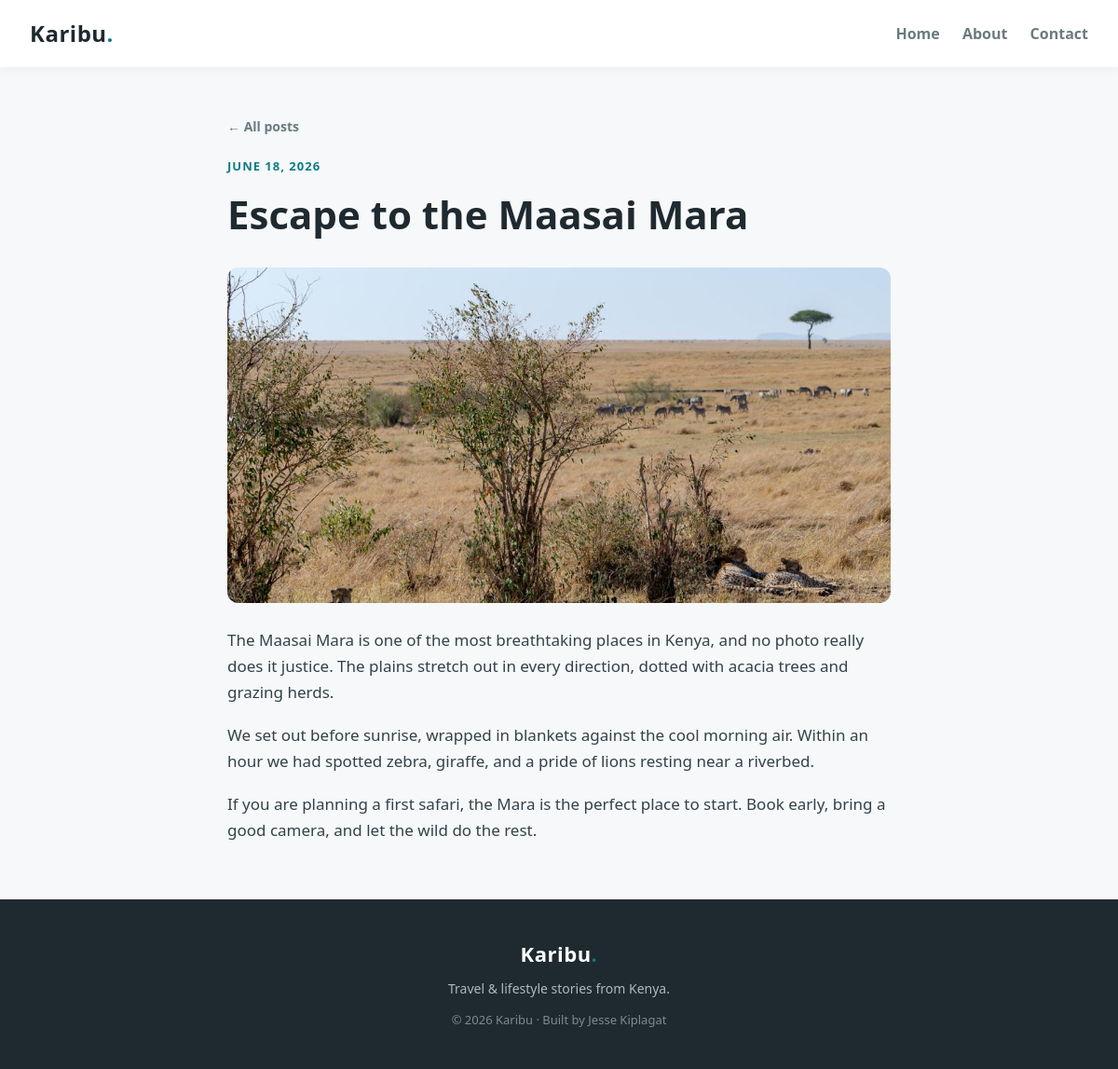
The page /post.php?id=1 on the database its author committed.
### tables this page shows
CREATE TABLE IF NOT EXISTS posts (
  id INT AUTO_INCREMENT PRIMARY KEY,
  title VARCHAR(200) NOT NULL,
  slug VARCHAR(220) NOT NULL,
  excerpt VARCHAR(300) NOT NULL,
  body TEXT NOT NULL,
  image VARCHAR(120) NOT NULL,
  created_at DATETIME NOT NULL DEFAULT CURRENT_TIMESTAMP
);

### post.php (the view, shortened to what this page needs)
<?php
require __DIR__ . '/includes/db.php';
require __DIR__ . '/includes/functions.php';
$id = isset($_GET['id']) ? (int) $_GET['id'] : 0;
$stmt = $pdo->prepare('SELECT * FROM posts WHERE id = ?');
$stmt->execute([$id]);
$post = $stmt->fetch();
require __DIR__ . '/includes/header.php';
?>
  <article class="single">
    <a class="back" href="index.php">← All posts</a>
    <span class="date"><?= date('F j, Y', strtotime($post['created_at'])) ?></span>
    <h1><?= htmlspecialchars($post['title']) ?></h1>
    <img src="images/<?= htmlspecialchars($post['image']) ?>" alt="<?= htmlspecialchars($post['title']) ?>">
    <div class="content"><?= render_paragraphs($post['body']) ?></div>
  </article>
<?php require __DIR__ . '/includes/footer.php'; ?>

### includes/functions.php (shortened to what this page needs)
<?php
function render_paragraphs($text)
{
    $blocks = preg_split('/\n\s*\n/', trim($text));
    $html = '';
    foreach ($blocks as $block) {
        $block = trim($block);
        $html .= '<p>' . nl2br(htmlspecialchars($block)) . '</p>';
    }
    return $html;
}

### style.css (style rules this page uses)
:root { --accent: #0e7c86; --accent-dark: #0a5c63; --ink: #1f2a30; --muted: #6b7a82; --bg: #f6f8f9; }
* { margin: 0; padding: 0; box-sizing: border-box; }
body { font-family: 'Segoe UI', system-ui, Tahoma, sans-serif; color: var(--ink); background: var(--bg); line-height: 1.65; }
img { display: block; max-width: 100%; }
.single .content p { margin-bottom: 18px; }
.date { color: var(--accent); font-size: 13px; font-weight: 700; text-transform: uppercase; letter-spacing: 1px; }
.single { max-width: 760px; margin: 50px auto; padding: 0 24px; }
.single .back { text-decoration: none; color: var(--muted); font-weight: 600; font-size: 14px; }
.single .date { display: block; margin: 20px 0 6px; }
.single h1 { font-size: clamp(28px, 5vw, 42px); margin-bottom: 22px; }
.single img { width: 100%; height: 360px; object-fit: cover; border-radius: 12px; margin-bottom: 26px; }
.single .content { font-size: 17px; color: #33424a; }

### rows shown on the page
posts: created_at "JUNE 18, 2026", title "Escape to the Maasai Mara", image (picture), body "The Maasai Mara is one of the most breathtaking places in Kenya, and no photo really does it justice. The plains stretch out in every direction, dotted with acacia trees and grazing herds.", body "We set out before sunrise, wrapped in blankets against the cool morning air. Within an hour we had spotted zebra, giraffe, and a pride of lions resting near a riverbed.", body "If you are planning a first safari, the Mara is the perfect place to start. Book early, bring a good camera, and let the wild do the rest."
